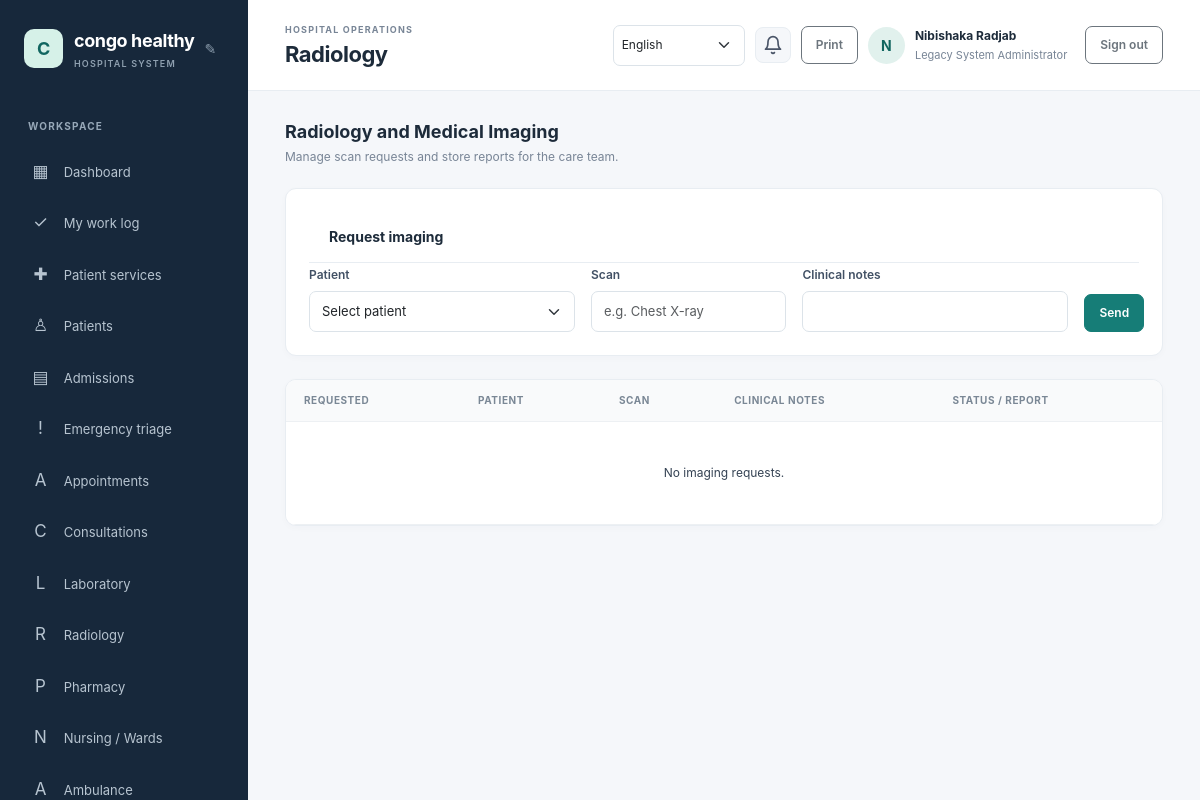
The app's page /radiology/index.php (signed in) with its own data.
### tables this page shows
CREATE TABLE `hospital_settings` (
  `setting_key` varchar(80) NOT NULL,
  `setting_value` text NOT NULL,
  `updated_at` timestamp NOT NULL DEFAULT current_timestamp() ON UPDATE current_timestamp()
);

CREATE TABLE `users` (
  `id` bigint(20) UNSIGNED NOT NULL,
  `role_id` tinyint(3) UNSIGNED NOT NULL,
  `full_name` varchar(160) NOT NULL,
  `email` varchar(190) NOT NULL,
  `password_hash` varchar(255) NOT NULL,
  `is_active` tinyint(1) NOT NULL DEFAULT 1,
  `payment_method` enum('bank_transfer','mobile_money','paypal','other') DEFAULT NULL,
  `payment_details` varchar(255) DEFAULT NULL,
  `last_login_at` datetime DEFAULT NULL,
  `created_at` timestamp NOT NULL DEFAULT current_timestamp()
);

CREATE TABLE `roles` (
  `id` tinyint(3) UNSIGNED NOT NULL,
  `role_key` varchar(40) NOT NULL,
  `name` varchar(80) NOT NULL
);

### config/database.php (called while the page is built, shortened)
<?php
$host = getenv('DB_HOST') ?: '127.0.0.1';
$port = getenv('DB_PORT') ?: '3306';
$name = getenv('DB_NAME') ?: 'hospital_management';
$user = getenv('DB_USER') ?: 'root';
$password = getenv('DB_PASSWORD') ?: '';
try {
    $pdo = new PDO(
        "mysql:host={$host};port={$port};dbname={$name};charset=utf8mb4",
        $user,
        $password,
        [
            PDO::ATTR_ERRMODE => PDO::ERRMODE_EXCEPTION,
            PDO::ATTR_DEFAULT_FETCH_MODE => PDO::FETCH_ASSOC,
            PDO::ATTR_EMULATE_PREPARES => false,
        ]
    );
} catch (PDOException $exception) {
    error_log('Database connection failed: ' . $exception->getMessage());
    http_response_code(500);
    exit('Database connection failed. Check the database settings and import database/schema.sql.');
}
return $pdo;

### includes/functions.php (called while the page is built, shortened)
<?php
function e(?string $value): string
{
    return htmlspecialchars($value ?? '', ENT_QUOTES | ENT_SUBSTITUTE, 'UTF-8');
}
function get_hospital_name(): string
{
    global $pdo;
    static $name = null;
    if ($name === null) {
        try {
            $name = (string) $pdo->query(
                "SELECT setting_value FROM hospital_settings WHERE setting_key = 'hospital_name'"
            )->fetchColumn();
        } catch (\Throwable) {
            $name = 'KivuCare';
        }
    }
    return $name;
}

### includes/auth.php (called while the page is built, shortened)
<?php
require_once __DIR__ . '/bootstrap.php';
function require_login(): void
{
    global $pdo;
    $statement = $pdo->prepare(
        'SELECT u.is_active, r.id AS role_id, r.role_key, r.name AS role_name
         FROM users u JOIN roles r ON r.id = u.role_id WHERE u.id = :id'
    );
    $statement->execute(['id' => $_SESSION['user']['id']]);
}
function has_permission(string $permissionKey): bool
{
    static $permissionsByRole = [];
    $roleId = (int) (current_user()['role_id'] ?? 0);
    if (!isset($permissionsByRole[$roleId])) {
        global $pdo;
        $statement = $pdo->prepare(
            'SELECT p.permission_key
             FROM role_permissions rp
             JOIN permissions p ON p.id = rp.permission_id
             WHERE rp.role_id = :role_id'
        );
        $statement->execute(['role_id' => $roleId]);
        $permissionsByRole[$roleId] = array_fill_keys(
            array_column($statement->fetchAll(), 'permission_key'),
            true
        );
    }
    return isset($permissionsByRole[$roleId][$permissionKey]);
}
function current_user(): array
{
    return $_SESSION['user'] ?? [];
}

### radiology/index.php (the view, shortened to what this page needs)
<?php
require_once __DIR__ . '/../includes/auth.php';
require_login();
$sql='SELECT r.id,r.patient_id,r.scan_name,r.clinical_notes,r.status,r.report,r.requested_at,p.patient_no,p.first_name,p.last_name FROM radiology_requests r JOIN patients p ON p.id=r.patient_id';$params=[];if(current_user()['role_key']==='doctor'){$sql.=' WHERE r.requested_by=:user';$params['user']=current_user()['id'];}$sql.=' ORDER BY r.requested_at DESC LIMIT 200';$query=$pdo->prepare($sql);$query->execute($params);$requests=$query->fetchAll();
$pageTitle='Radiology';require __DIR__.'/../includes/header.php'; ?>
<div class="page-heading"><div><h2>Radiology and Medical Imaging</h2><p>Manage scan requests and store reports for the care team.</p></div></div>
<?php if(has_permission('radiology.requests.create')): ?><section class="content-card form-card mt-0"><div class="card-heading"><h3>Request imaging</h3></div><form method="post" class="row g-3"><?= csrf_field() ?><input type="hidden" name="action" value="request"><div class="col-md-4"><label class="form-label">Patient</label><select class="form-select" name="patient_id" required><option value="">Select patient</option><?php foreach($patients as $p): ?><option value="<?= (int)$p['id'] ?>"><?= e($p['patient_no'].' · '.$p['last_name'].', '.$p['first_name']) ?></option><?php endforeach; ?></select></div><div class="col-md-3"><label class="form-label">Scan</label><input class="form-control" name="scan_name" maxlength="160" placeholder="e.g. Chest X-ray" required></div><div class="col-md-4"><label class="form-label">Clinical notes</label><input class="form-control" name="clinical_notes" maxlength="5000"></div><div class="col-md-1 d-flex align-items-end"><button class="btn btn-primary">Send</button></div></form></section><?php endif; ?>
<section class="content-card"><div class="table-responsive"><table class="table"><thead><tr><th>Requested</th><th>Patient</th><th>Scan</th><th>Clinical notes</th><th>Status / report</th></tr></thead><tbody><?php if(!$requests): ?><tr><td class="empty-state" colspan="5">No imaging requests.</td></tr><?php endif; ?></tbody></table></div></section>
<?php require __DIR__.'/../includes/footer.php'; ?>

### includes/header.php (shortened to what this page needs)
<?php
$pageTitle = $pageTitle ?? 'Dashboard';
$user = current_user();
$_hospitalName = get_hospital_name();
?>
<!doctype html>
<html lang="en">
<head>
    <link href="https://cdn.jsdelivr.net/npm/bootstrap@5.3.3/dist/css/bootstrap.min.css" rel="stylesheet">
    <link href="/hospital%20management/assets/css/app.css" rel="stylesheet">
</head>
<body>
<div class="app-shell">
    <aside class="sidebar" id="workspace-menu" aria-label="Workspace navigation">
        <div class="brand-wrap">
            <a class="brand" href="/hospital%20management/dashboard.php"><span class="brand-mark"><?= e(strtoupper(substr($_hospitalName, 0, 1))) ?></span><span><?= e($_hospitalName) ?><small>HOSPITAL SYSTEM</small></span></a>
            <?php if (has_permission('settings.manage') || ($user['role_key'] ?? '') === 'hospital_admin'): ?>
            <button id="brand-edit-btn" class="brand-edit-btn" title="Edit hospital name">&#9998;</button>
            <?php endif; ?>
        </div>
        <div class="nav-label">WORKSPACE</div>
        <nav class="nav flex-column">
            <a class="nav-link" href="/hospital%20management/dashboard.php"><span>▦</span> Dashboard</a>
            <?php if (has_permission('work_logs.view_own')): ?>
                <a class="nav-link" href="/hospital%20management/work-log/index.php"><span>✓</span> My work log</a>
            <?php endif; ?>
            <?php if (has_permission('patient_services.view_own') || has_permission('patient_services.view_all')): ?>
                <a class="nav-link" href="/hospital%20management/patient-services/index.php"><span>✚</span> Patient services</a>
            <?php endif; ?>
            <?php if (has_permission('patients.view')): ?>
                <a class="nav-link" href="/hospital%20management/patient/index.php"><span>♙</span> Patients</a>
            <?php endif; ?>
            <?php if (has_permission('admissions.view')): ?>
                <a class="nav-link" href="/hospital%20management/admission/index.php"><span>▤</span> Admissions</a>
            <?php endif; ?>
            <?php if (has_permission('triage.view')): ?>
                <a class="nav-link" href="/hospital%20management/emergency/index.php"><span>!</span> Emergency triage</a>
            <?php endif; ?>
            <?php if (has_permission('appointments.view')): ?>
                <a class="nav-link" href="/hospital%20management/appointments/index.php"><span>A</span> Appointments</a>
            <?php endif; ?>
            <?php if (has_permission('visits.view')): ?>
                <a class="nav-link" href="/hospital%20management/consultations/index.php"><span>C</span> Consultations</a>
            <?php endif; ?>
            <?php if (has_permission('lab.requests.view') || has_permission('lab.results.view')): ?>
                <a class="nav-link" href="/hospital%20management/laboratory/index.php"><span>L</span> Laboratory</a>
            <?php endif; ?>
            <?php if (has_permission('radiology.requests.view') || has_permission('radiology.results.manage')): ?>
                <a class="nav-link" href="/hospital%20management/radiology/index.php"><span>R</span> Radiology</a>
            <?php endif; ?>
            <?php if (has_permission('prescriptions.create') || has_permission('prescriptions.view') || has_permission('pharmacy.dispense')): ?>
                <a class="nav-link" href="/hospital%20management/pharmacy/index.php"><span>P</span> Pharmacy</a>
            <?php endif; ?>
            <?php if (has_permission('nursing_notes.manage')): ?>
                <a class="nav-link" href="/hospital%20management/nursing/index.php"><span>N</span> Nursing / Wards</a>
            <?php endif; ?>
            <?php if (has_permission('ambulance.manage') || has_permission('ambulance.requests.create') || has_permission('emergency_requests.view')): ?>
                <a class="nav-link" href="/hospital%20management/ambulance/index.php"><span>A</span> Ambulance</a>
            <?php endif; ?>
        </nav>
    </aside>
    <main class="main-content">
        <header class="topbar">
            <div class="topbar-heading">
                <div>
                    <div class="eyebrow">HOSPITAL OPERATIONS</div>
                    <h1><?= e($pageTitle) ?></h1>
                </div>
            </div>
            <div class="user-menu">
                <?= render_language_switcher() ?>
                <div class="notif-bell no-print" id="notifBell" title="Notifications" role="button" tabindex="0" aria-haspopup="true" aria-expanded="false">
                    <svg class="notif-icon" xmlns="http://www.w3.org/2000/svg" width="20" height="20" viewBox="0 0 24 24" fill="none" stroke="currentColor" stroke-width="2" stroke-linecap="round" stroke-linejoin="round" aria-hidden="true"><path d="M18 8A6 6 0 0 0 6 8c0 7-3 9-3 9h18s-3-2-3-9"/><path d="M13.73 21a2 2 0 0 1-3.46 0"/></svg>
                </div>
                <button class="btn btn-sm btn-outline-secondary print-page no-print" type="button" onclick="window.print()">Print</button>
                <a class="avatar no-print" href="/hospital%20management/profile.php" title="Edit profile"><?= e(strtoupper(substr($user['full_name'] ?? 'U', 0, 1))) ?></a>
                <a class="user-detail no-print" href="/hospital%20management/profile.php"><strong><?= e($user['full_name'] ?? '') ?></strong><span><?= e($user['role_name'] ?? '') ?></span></a>
                <form method="post" action="/hospital%20management/logout.php" class="ms-2">
                    <button class="btn btn-sm btn-outline-secondary" type="submit">Sign out</button>
                </form>
            </div>
        </header>
        <section class="page-body">

### records on screen
hospital_settings: setting_value "C", setting_value "congo healthy"
users: role.name "Legacy System Administrator"

### other values on screen
$pageTitle "Radiology"
substr($user['full_name'] ?? 'U', 0, 1) "N"
$user['full_name'] "Nibishaka Radjab"
form field lang "English"
